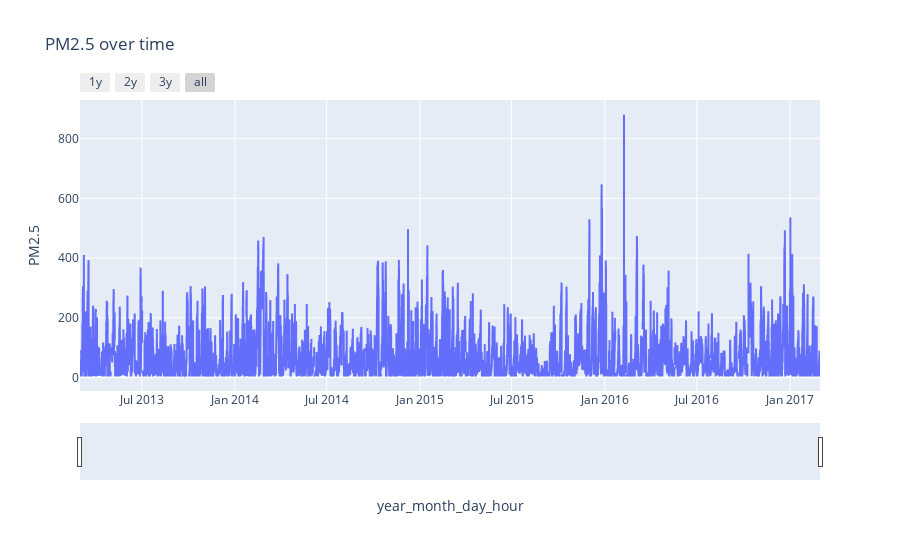

The cell this chart's notebook holds for it:
### Code cell
fig = px.line(df, y="PM2.5", title="PM2.5 over time")
fig.update_xaxes(
    rangeslider_visible=True,
    rangeselector=dict(
        buttons=list(
            [
                dict(count=1, label="1y", step="year", stepmode="backward"),
                dict(count=2, label="2y", step="year", stepmode="backward"),
                dict(count=3, label="3y", step="year", stepmode="backward"),
                dict(step="all"),
            ]
        )
    ),
)
fig.show()

### Figure 1 — Plotly figure (JSON) as saved in the notebook; plotly's stock layout.template omitted (floating-point values rounded to 4 significant figures; data arrays with more than 128 entries replaced by an {"elided": "..."} marker saying what was removed)
{"data": [{"hovertemplate": "year_month_day_hour=%{x}<br>PM2.5=%{y}<extra></extra>", "legendgroup": "", "line": {"color": "#636efa", "dash": "solid"}, "marker": {"symbol": "circle"}, "mode": "lines", "name": "", "showlegend": false, "type": "scattergl", "x": {"elided": "35064 str values"}, "xaxis": "x", "y": {"elided": "35064 float values"}, "yaxis": "y"}], "layout": {"legend": {"tracegroupgap": 0}, "title": {"text": "PM2.5 over time"}, "xaxis": {"anchor": "y", "domain": [0, 1], "rangeselector": {"buttons": [{"count": 1, "label": "1y", "step": "year", "stepmode": "backward"}, {"count": 2, "label": "2y", "step": "year", "stepmode": "backward"}, {"count": 3, "label": "3y", "step": "year", "stepmode": "backward"}, {"step": "all"}]}, "rangeslider": {"visible": true}, "title": {"text": "year_month_day_hour"}}, "yaxis": {"anchor": "x", "domain": [0, 1], "title": {"text": "PM2.5"}}}}
